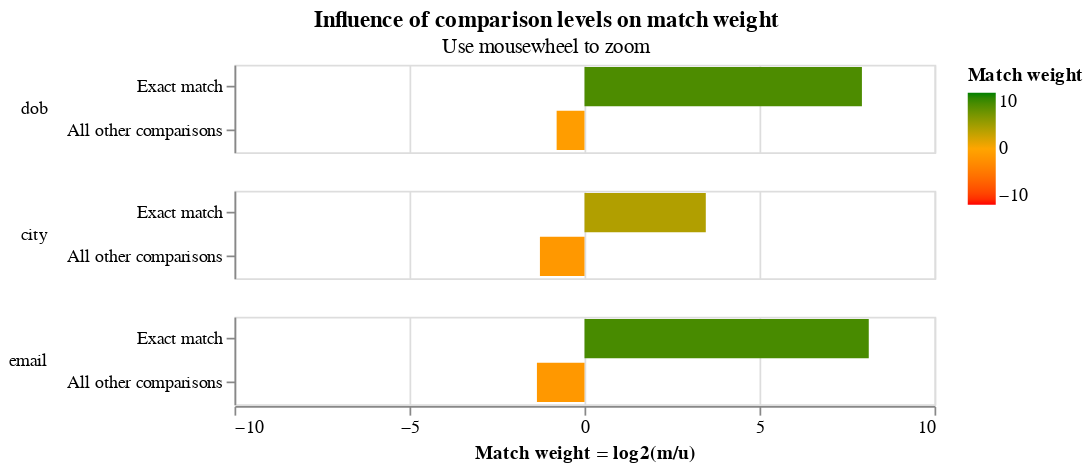

Here is the notebook cell this chart was saved with:
### Markdown cell above
We then use the expectation maximisation algorithm to train the `m` values.

Note that in this first EM training session we block on `first_name` and `surname`, meaning that all comparisons will have `first_name` and `surname` exactly equal.   This means that, in this training session, we cannot estimate parameter estimates for the `first_name` or `surname` columns, as seen in the log messages, and their absence from the match weights chart.

### Code cell
training_blocking_rule = "l.first_name = r.first_name and l.surname = r.surname"
training_session_names = linker.train_m_using_expectation_maximisation(training_blocking_rule)

c = training_session_names.match_weights_interactive_history_chart()

### Figure 1 — Vega-Lite specification as saved in the notebook (floating-point values rounded to 4 significant figures)
{"config": {"view": {"width": 400, "height": 50}, "mark": {"tooltip": null}, "title": {"anchor": "middle"}, "header": {"title": null}}, "params": [{"name": "iteration_number", "value": 5, "bind": {"input": "range", "min": 0, "max": 5, "step": 1}, "description": "Filter by the interation number"}], "data": {"values": [{"comparison_name": "dob", "sql_condition": "dob_l = dob_r", "label_for_charts": "Exact match", "m_probability": 0.95, "u_probability": 0.001748, "m_probability_description": "Amongst truly matching record comparisons, 95.00% of records are in the exact match comparison level", "u_probability_description": "Amongst truly non-matching record comparisons, 0.17% of records are in the exact match comparison level", "has_tf_adjustments": false, "tf_adjustment_column": null, "tf_adjustment_weight": 1.0, "is_null_level": false, "bayes_factor": 543.6, "log2_bayes_factor": 9.086, "comparison_vector_value": 1, "max_comparison_vector_value": 1, "bayes_factor_description": "If comparison level is `exact match` then comparison is 543.56 times more likely to be a match", "iteration": 0, "proportion_of_matches": 0.901}, {"comparison_name": "dob", "sql_condition": "ELSE", "label_for_charts": "All other comparisons", "m_probability": 0.05, "u_probability": 0.9983, "m_probability_description": "Amongst truly matching record comparisons, 5.00% of records are in the all other comparisons comparison level", "u_probability_description": "Amongst truly non-matching record comparisons, 99.83% of records are in the all other comparisons comparison level", "has_tf_adjustments": false, "tf_adjustment_column": null, "tf_adjustment_weight": 1.0, "is_null_level": false, "bayes_factor": 0.05009, "log2_bayes_factor": -4.319, "comparison_vector_value": 0, "max_comparison_vector_value": 1, "bayes_factor_description": "If comparison level is `all other comparisons` then comparison is  19.97 times less likely to be a match", "iteration": 0, "proportion_of_matches": 0.901}, {"comparison_name": "city", "sql_condition": "city_l = city_r", "label_for_charts": "Exact match", "m_probability": 0.95, "u_probability": 0.05515, "m_probability_description": "Amongst truly matching record comparisons, 95.00% of records are in the exact match comparison level", "u_probability_description": "Amongst truly non-matching record comparisons, 5.51% of records are in the exact match comparison level", "has_tf_adjustments": true, "tf_adjustment_column": "city", "tf_adjustment_weight": 1.0, "is_null_level": false, "bayes_factor": 17.23, "log2_bayes_factor": 4.107, "comparison_vector_value": 1, "max_comparison_vector_value": 1, "bayes_factor_description": "If comparison level is `exact match` then comparison is 17.23 times more likely to be a match", "iteration": 0, "proportion_of_matches": 0.901}, {"comparison_name": "city", "sql_condition": "ELSE", "label_for_charts": "All other comparisons", "m_probability": 0.05, "u_probability": 0.9449, "m_probability_description": "Amongst truly matching record comparisons, 5.00% of records are in the all other comparisons comparison level", "u_probability_description": "Amongst truly non-matching record comparisons, 94.49% of records are in the all other comparisons comparison level", "has_tf_adjustments": false, "tf_adjustment_column": null, "tf_adjustment_weight": 1.0, "is_null_level": false, "bayes_factor": 0.05292, "log2_bayes_factor": -4.24, "comparison_vector_value": 0, "max_comparison_vector_value": 1, "bayes_factor_description": "If comparison level is `all other comparisons` then comparison is  18.90 times less likely to be a match", "iteration": 0, "proportion_of_matches": 0.901}, {"comparison_name": "email", "sql_condition": "email_l = email_r", "label_for_charts": "Exact match", "m_probability": 0.95, "u_probability": 0.002194, "m_probability_description": "Amongst truly matching record comparisons, 95.00% of records are in the exact match comparison level", "u_probability_description": "Amongst truly non-matching record comparisons, 0.22% of records are in the exact match comparison level", "has_tf_adjustments": false, "tf_adjustment_column": null, "tf_adjustment_weight": 1.0, "is_null_level": false, "bayes_factor": 433.0, "log2_bayes_factor": 8.758, "comparison_vector_value": 1, "max_comparison_vector_value": 1, "bayes_factor_description": "If comparison level is `exact match` then comparison is 433.02 times more likely to be a match", "iteration": 0, "proportion_of_matches": 0.901}, {"comparison_name": "email", "sql_condition": "ELSE", "label_for_charts": "All other comparisons", "m_probability": 0.05, "u_probability": 0.9978, "m_probability_description": "Amongst truly matching record comparisons, 5.00% of records are in the all other comparisons comparison level", "u_probability_description": "Amongst truly non-matching record comparisons, 99.78% of records are in the all other comparisons comparison level", "has_tf_adjustments": false, "tf_adjustment_column": null, "tf_adjustment_weight": 1.0, "is_null_level": false, "bayes_factor": 0.05011, "log2_bayes_factor": -4.319, "comparison_vector_value": 0, "max_comparison_vector_value": 1, "bayes_factor_description": "If comparison level is `all other comparisons` then comparison is  19.96 times less likely to be a match", "iteration": 0, "proportion_of_matches": 0.901}, {"comparison_name": "dob", "sql_condition": "dob_l = dob_r", "label_for_charts": "Exact match", "m_probability": 0.4585, "u_probability": 0.001748, "m_probability_description": "Amongst truly matching record comparisons, 45.85% of records are in the exact match comparison level", "u_probability_description": "Amongst truly non-matching record comparisons, 0.17% of records are in the exact match comparison level", "has_tf_adjustments": false, "tf_adjustment_column": null, "tf_adjustment_weight": 1.0, "is_null_level": false, "bayes_factor": 262.3, "log2_bayes_factor": 8.035, "comparison_vector_value": 1, "max_comparison_vector_value": 1, "bayes_factor_description": "If comparison level is `exact match` then comparison is 262.34 times more likely to be a match", "iteration": 1, "proportion_of_matches": 0.901}, {"comparison_name": "dob", "sql_condition": "ELSE", "label_for_charts": "All other comparisons", "m_probability": 0.5415, "u_probability": 0.9983, "m_probability_description": "Amongst truly matching record comparisons, 54.15% of records are in the all other comparisons comparison level", "u_probability_description": "Amongst truly non-matching record comparisons, 99.83% of records are in the all other comparisons comparison level", "has_tf_adjustments": false, "tf_adjustment_column": null, "tf_adjustment_weight": 1.0, "is_null_level": false, "bayes_factor": 0.5424, "log2_bayes_factor": -0.8825, "comparison_vector_value": 0, "max_comparison_vector_value": 1, "bayes_factor_description": "If comparison level is `all other comparisons` then comparison is  1.84 times less likely to be a match", "iteration": 1, "proportion_of_matches": 0.901}, {"comparison_name": "city", "sql_condition": "city_l = city_r", "label_for_charts": "Exact match", "m_probability": 0.6599, "u_probability": 0.05515, "m_probability_description": "Amongst truly matching record comparisons, 65.99% of records are in the exact match comparison level", "u_probability_description": "Amongst truly non-matching record comparisons, 5.51% of records are in the exact match comparison level", "has_tf_adjustments": true, "tf_adjustment_column": "city", "tf_adjustment_weight": 1.0, "is_null_level": false, "bayes_factor": 11.97, "log2_bayes_factor": 3.581, "comparison_vector_value": 1, "max_comparison_vector_value": 1, "bayes_factor_description": "If comparison level is `exact match` then comparison is 11.97 times more likely to be a match", "iteration": 1, "proportion_of_matches": 0.901}, {"comparison_name": "city", "sql_condition": "ELSE", "label_for_charts": "All other comparisons", "m_probability": 0.3401, "u_probability": 0.9449, "m_probability_description": "Amongst truly matching record comparisons, 34.01% of records are in the all other comparisons comparison level", "u_probability_description": "Amongst truly non-matching record comparisons, 94.49% of records are in the all other comparisons comparison level", "has_tf_adjustments": false, "tf_adjustment_column": null, "tf_adjustment_weight": 1.0, "is_null_level": false, "bayes_factor": 0.3599, "log2_bayes_factor": -1.474, "comparison_vector_value": 0, "max_comparison_vector_value": 1, "bayes_factor_description": "If comparison level is `all other comparisons` then comparison is  2.78 times less likely to be a match", "iteration": 1, "proportion_of_matches": 0.901}, {"comparison_name": "email", "sql_condition": "email_l = email_r", "label_for_charts": "Exact match", "m_probability": 0.6655, "u_probability": 0.002194, "m_probability_description": "Amongst truly matching record comparisons, 66.55% of records are in the exact match comparison level", "u_probability_description": "Amongst truly non-matching record comparisons, 0.22% of records are in the exact match comparison level", "has_tf_adjustments": false, "tf_adjustment_column": null, "tf_adjustment_weight": 1.0, "is_null_level": false, "bayes_factor": 303.3, "log2_bayes_factor": 8.245, "comparison_vector_value": 1, "max_comparison_vector_value": 1, "bayes_factor_description": "If comparison level is `exact match` then comparison is 303.35 times more likely to be a match", "iteration": 1, "proportion_of_matches": 0.901}, {"comparison_name": "email", "sql_condition": "ELSE", "label_for_charts": "All other comparisons", "m_probability": 0.3345, "u_probability": 0.9978, "m_probability_description": "Amongst truly matching record comparisons, 33.45% of records are in the all other comparisons comparison level", "u_probability_description": "Amongst truly non-matching record comparisons, 99.78% of records are in the all other comparisons comparison level", "has_tf_adjustments": false, "tf_adjustment_column": null, "tf_adjustment_weight": 1.0, "is_null_level": false, "bayes_factor": 0.3352, "log2_bayes_factor": -1.577, "comparison_vector_value": 0, "max_comparison_vector_value": 1, "bayes_factor_description": "If comparison level is `all other comparisons` then comparison is  2.98 times less likely to be a match", "iteration": 1, "proportion_of_matches": 0.901}, {"comparison_name": "dob", "sql_condition": "dob_l = dob_r", "label_for_charts": "Exact match", "m_probability": 0.4453, "u_probability": 0.001748, "m_probability_description": "Amongst truly matching record comparisons, 44.53% of records are in the exact match comparison level", "u_probability_description": "Amongst truly non-matching record comparisons, 0.17% of records are in the exact match comparison level", "has_tf_adjustments": false, "tf_adjustment_column": null, "tf_adjustment_weight": 1.0, "is_null_level": false, "bayes_factor": 254.8, "log2_bayes_factor": 7.993, "comparison_vector_value": 1, "max_comparison_vector_value": 1, "bayes_factor_description": "If comparison level is `exact match` then comparison is 254.79 times more likely to be a match", "iteration": 2, "proportion_of_matches": 0.901}, {"comparison_name": "dob", "sql_condition": "ELSE", "label_for_charts": "All other comparisons", "m_probability": 0.5547, "u_probability": 0.9983, "m_probability_description": "Amongst truly matching record comparisons, 55.47% of records are in the all other comparisons comparison level", "u_probability_description": "Amongst truly non-matching record comparisons, 99.83% of records are in the all other comparisons comparison level", "has_tf_adjustments": false, "tf_adjustment_column": null, "tf_adjustment_weight": 1.0, "is_null_level": false, "bayes_factor": 0.5557, "log2_bayes_factor": -0.8477, "comparison_vector_value": 0, "max_comparison_vector_value": 1, "bayes_factor_description": "If comparison level is `all other comparisons` then comparison is  1.80 times less likely to be a match", "iteration": 2, "proportion_of_matches": 0.901}, {"comparison_name": "city", "sql_condition": "city_l = city_r", "label_for_charts": "Exact match", "m_probability": 0.6308, "u_probability": 0.05515, "m_probability_description": "Amongst truly matching record comparisons, 63.08% of records are in the exact match comparison level", "u_probability_description": "Amongst truly non-matching record comparisons, 5.51% of records are in the exact match comparison level", "has_tf_adjustments": true, "tf_adjustment_column": "city", "tf_adjustment_weight": 1.0, "is_null_level": false, "bayes_factor": 11.44, "log2_bayes_factor": 3.516, "comparison_vector_value": 1, "max_comparison_vector_value": 1, "bayes_factor_description": "If comparison level is `exact match` then comparison is 11.44 times more likely to be a match", "iteration": 2, "proportion_of_matches": 0.901}, {"comparison_name": "city", "sql_condition": "ELSE", "label_for_charts": "All other comparisons", "m_probability": 0.3692, "u_probability": 0.9449, "m_probability_description": "Amongst truly matching record comparisons, 36.92% of records are in the all other comparisons comparison level", "u_probability_description": "Amongst truly non-matching record comparisons, 94.49% of records are in the all other comparisons comparison level", "has_tf_adjustments": false, "tf_adjustment_column": null, "tf_adjustment_weight": 1.0, "is_null_level": false, "bayes_factor": 0.3908, "log2_bayes_factor": -1.356, "comparison_vector_value": 0, "max_comparison_vector_value": 1, "bayes_factor_description": "If comparison level is `all other comparisons` then comparison is  2.56 times less likely to be a match", "iteration": 2, "proportion_of_matches": 0.901}, {"comparison_name": "email", "sql_condition": "email_l = email_r", "label_for_charts": "Exact match", "m_probability": 0.6377, "u_probability": 0.002194, "m_probability_description": "Amongst truly matching record comparisons, 63.77% of records are in the exact match comparison level", "u_probability_description": "Amongst truly non-matching record comparisons, 0.22% of records are in the exact match comparison level", "has_tf_adjustments": false, "tf_adjustment_column": null, "tf_adjustment_weight": 1.0, "is_null_level": false, "bayes_factor": 290.7, "log2_bayes_factor": 8.183, "comparison_vector_value": 1, "max_comparison_vector_value": 1, "bayes_factor_description": "If comparison level is `exact match` then comparison is 290.69 times more likely to be a match", "iteration": 2, "proportion_of_matches": 0.901}, {"comparison_name": "email", "sql_condition": "ELSE", "label_for_charts": "All other comparisons", "m_probability": 0.3623, "u_probability": 0.9978, "m_probability_description": "Amongst truly matching record comparisons, 36.23% of records are in the all other comparisons comparison level", "u_probability_description": "Amongst truly non-matching record comparisons, 99.78% of records are in the all other comparisons comparison level", "has_tf_adjustments": false, "tf_adjustment_column": null, "tf_adjustment_weight": 1.0, "is_null_level": false, "bayes_factor": 0.3631, "log2_bayes_factor": -1.462, "comparison_vector_value": 0, "max_comparison_vector_value": 1, "bayes_factor_description": "If comparison level is `all other comparisons` then comparison is  2.75 times less likely to be a match", "iteration": 2, "proportion_of_matches": 0.901}, {"comparison_name": "dob", "sql_condition": "dob_l = dob_r", "label_for_charts": "Exact match", "m_probability": 0.436, "u_probability": 0.001748, "m_probability_description": "Amongst truly matching record comparisons, 43.60% of records are in the exact match comparison level", "u_probability_description": "Amongst truly non-matching record comparisons, 0.17% of records are in the exact match comparison level", "has_tf_adjustments": false, "tf_adjustment_column": null, "tf_adjustment_weight": 1.0, "is_null_level": false, "bayes_factor": 249.5, "log2_bayes_factor": 7.963, "comparison_vector_value": 1, "max_comparison_vector_value": 1, "bayes_factor_description": "If comparison level is `exact match` then comparison is 249.49 times more likely to be a match", "iteration": 3, "proportion_of_matches": 0.901}, {"comparison_name": "dob", "sql_condition": "ELSE", "label_for_charts": "All other comparisons", "m_probability": 0.564, "u_probability": 0.9983, "m_probability_description": "Amongst truly matching record comparisons, 56.40% of records are in the all other comparisons comparison level", "u_probability_description": "Amongst truly non-matching record comparisons, 99.83% of records are in the all other comparisons comparison level", "has_tf_adjustments": false, "tf_adjustment_column": null, "tf_adjustment_weight": 1.0, "is_null_level": false, "bayes_factor": 0.5649, "log2_bayes_factor": -0.8238, "comparison_vector_value": 0, "max_comparison_vector_value": 1, "bayes_factor_description": "If comparison level is `all other comparisons` then comparison is  1.77 times less likely to be a match", "iteration": 3, "proportion_of_matches": 0.901}, {"comparison_name": "city", "sql_condition": "city_l = city_r", "label_for_charts": "Exact match", "m_probability": 0.6208, "u_probability": 0.05515, "m_probability_description": "Amongst truly matching record comparisons, 62.08% of records are in the exact match comparison level", "u_probability_description": "Amongst truly non-matching record comparisons, 5.51% of records are in the exact match comparison level", "has_tf_adjustments": true, "tf_adjustment_column": "city", "tf_adjustment_weight": 1.0, "is_null_level": false, "bayes_factor": 11.26, "log2_bayes_factor": 3.493, "comparison_vector_value": 1, "max_comparison_vector_value": 1, "bayes_factor_description": "If comparison level is `exact match` then comparison is 11.26 times more likely to be a match", "iteration": 3, "proportion_of_matches": 0.901}, {"comparison_name": "city", "sql_condition": "ELSE", "label_for_charts": "All other comparisons", "m_probability": 0.3792, "u_probability": 0.9449, "m_probability_description": "Amongst truly matching record comparisons, 37.92% of records are in the all other comparisons comparison level", "u_probability_description": "Amongst truly non-matching record comparisons, 94.49% of records are in the all other comparisons comparison level", "has_tf_adjustments": false, "tf_adjustment_column": null, "tf_adjustment_weight": 1.0, "is_null_level": false, "bayes_factor": 0.4014, "log2_bayes_factor": -1.317, "comparison_vector_value": 0, "max_comparison_vector_value": 1, "bayes_factor_description": "If comparison level is `all other comparisons` then comparison is  2.49 times less likely to be a match", "iteration": 3, "proportion_of_matches": 0.901}, {"comparison_name": "email", "sql_condition": "email_l = email_r", "label_for_charts": "Exact match", "m_probability": 0.6256, "u_probability": 0.002194, "m_probability_description": "Amongst truly matching record comparisons, 62.56% of records are in the exact match comparison level", "u_probability_description": "Amongst truly non-matching record comparisons, 0.22% of records are in the exact match comparison level", "has_tf_adjustments": false, "tf_adjustment_column": null, "tf_adjustment_weight": 1.0, "is_null_level": false, "bayes_factor": 285.2, "log2_bayes_factor": 8.156, "comparison_vector_value": 1, "max_comparison_vector_value": 1, "bayes_factor_description": "If comparison level is `exact match` then comparison is 285.16 times more likely to be a match", "iteration": 3, "proportion_of_matches": 0.901}, {"comparison_name": "email", "sql_condition": "ELSE", "label_for_charts": "All other comparisons", "m_probability": 0.3744, "u_probability": 0.9978, "m_probability_description": "Amongst truly matching record comparisons, 37.44% of records are in the all other comparisons comparison level", "u_probability_description": "Amongst truly non-matching record comparisons, 99.78% of records are in the all other comparisons comparison level", "has_tf_adjustments": false, "tf_adjustment_column": null, "tf_adjustment_weight": 1.0, "is_null_level": false, "bayes_factor": 0.3752, "log2_bayes_factor": -1.414, "comparison_vector_value": 0, "max_comparison_vector_value": 1, "bayes_factor_description": "If comparison level is `all other comparisons` then comparison is  2.67 times less likely to be a match", "iteration": 3, "proportion_of_matches": 0.901}, {"comparison_name": "dob", "sql_condition": "dob_l = dob_r", "label_for_charts": "Exact match", "m_probability": 0.4297, "u_probability": 0.001748, "m_probability_description": "Amongst truly matching record comparisons, 42.97% of records are in the exact match comparison level", "u_probability_description": "Amongst truly non-matching record comparisons, 0.17% of records are in the exact match comparison level", "has_tf_adjustments": false, "tf_adjustment_column": null, "tf_adjustment_weight": 1.0, "is_null_level": false, "bayes_factor": 245.9, "log2_bayes_factor": 7.942, "comparison_vector_value": 1, "max_comparison_vector_value": 1, "bayes_factor_description": "If comparison level is `exact match` then comparison is 245.86 times more likely to be a match", "iteration": 4, "proportion_of_matches": 0.901}, {"comparison_name": "dob", "sql_condition": "ELSE", "label_for_charts": "All other comparisons", "m_probability": 0.5703, "u_probability": 0.9983, "m_probability_description": "Amongst truly matching record comparisons, 57.03% of records are in the all other comparisons comparison level", "u_probability_description": "Amongst truly non-matching record comparisons, 99.83% of records are in the all other comparisons comparison level", "has_tf_adjustments": false, "tf_adjustment_column": null, "tf_adjustment_weight": 1.0, "is_null_level": false, "bayes_factor": 0.5713, "log2_bayes_factor": -0.8077, "comparison_vector_value": 0, "max_comparison_vector_value": 1, "bayes_factor_description": "If comparison level is `all other comparisons` then comparison is  1.75 times less likely to be a match", "iteration": 4, "proportion_of_matches": 0.901}, {"comparison_name": "city", "sql_condition": "city_l = city_r", "label_for_charts": "Exact match", "m_probability": 0.6141, "u_probability": 0.05515, "m_probability_description": "Amongst truly matching record comparisons, 61.41% of records are in the exact match comparison level", "u_probability_description": "Amongst truly non-matching record comparisons, 5.51% of records are in the exact match comparison level", "has_tf_adjustments": true, "tf_adjustment_column": "city", "tf_adjustment_weight": 1.0, "is_null_level": false, "bayes_factor": 11.14, "log2_bayes_factor": 3.477, "comparison_vector_value": 1, "max_comparison_vector_value": 1, "bayes_factor_description": "If comparison level is `exact match` then comparison is 11.14 times more likely to be a match", "iteration": 4, "proportion_of_matches": 0.901}, {"comparison_name": "city", "sql_condition": "ELSE", "label_for_charts": "All other comparisons", "m_probability": 0.3859, "u_probability": 0.9449, "m_probability_description": "Amongst truly matching record comparisons, 38.59% of records are in the all other comparisons comparison level", "u_probability_description": "Amongst truly non-matching record comparisons, 94.49% of records are in the all other comparisons comparison level", "has_tf_adjustments": false, "tf_adjustment_column": null, "tf_adjustment_weight": 1.0, "is_null_level": false, "bayes_factor": 0.4084, "log2_bayes_factor": -1.292, "comparison_vector_value": 0, "max_comparison_vector_value": 1, "bayes_factor_description": "If comparison level is `all other comparisons` then comparison is  2.45 times less likely to be a match", "iteration": 4, "proportion_of_matches": 0.901}, {"comparison_name": "email", "sql_condition": "email_l = email_r", "label_for_charts": "Exact match", "m_probability": 0.6173, "u_probability": 0.002194, "m_probability_description": "Amongst truly matching record comparisons, 61.73% of records are in the exact match comparison level", "u_probability_description": "Amongst truly non-matching record comparisons, 0.22% of records are in the exact match comparison level", "has_tf_adjustments": false, "tf_adjustment_column": null, "tf_adjustment_weight": 1.0, "is_null_level": false, "bayes_factor": 281.4, "log2_bayes_factor": 8.136, "comparison_vector_value": 1, "max_comparison_vector_value": 1, "bayes_factor_description": "If comparison level is `exact match` then comparison is 281.35 times more likely to be a match", "iteration": 4, "proportion_of_matches": 0.901}, {"comparison_name": "email", "sql_condition": "ELSE", "label_for_charts": "All other comparisons", "m_probability": 0.3827, "u_probability": 0.9978, "m_probability_description": "Amongst truly matching record comparisons, 38.27% of records are in the all other comparisons comparison level", "u_probability_description": "Amongst truly non-matching record comparisons, 99.78% of records are in the all other comparisons comparison level", "has_tf_adjustments": false, "tf_adjustment_column": null, "tf_adjustment_weight": 1.0, "is_null_level": false, "bayes_factor": 0.3836, "log2_bayes_factor": -1.382, "comparison_vector_value": 0, "max_comparison_vector_value": 1, "bayes_factor_description": "If comparison level is `all other comparisons` then comparison is  2.61 times less likely to be a match", "iteration": 4, "proportion_of_matches": 0.901}, {"comparison_name": "dob", "sql_condition": "dob_l = dob_r", "label_for_charts": "Exact match", "m_probability": 0.4251, "u_probability": 0.001748, "m_probability_description": "Amongst truly matching record comparisons, 42.51% of records are in the exact match comparison level", "u_probability_description": "Amongst truly non-matching record comparisons, 0.17% of records are in the exact match comparison level", "has_tf_adjustments": false, "tf_adjustment_column": null, "tf_adjustment_weight": 1.0, "is_null_level": false, "bayes_factor": 243.2, "log2_bayes_factor": 7.926, "comparison_vector_value": 1, "max_comparison_vector_value": 1, "bayes_factor_description": "If comparison level is `exact match` then comparison is 243.25 times more likely to be a match", "iteration": 5, "proportion_of_matches": 0.901}, {"comparison_name": "dob", "sql_condition": "ELSE", "label_for_charts": "All other comparisons", "m_probability": 0.5749, "u_probability": 0.9983, "m_probability_description": "Amongst truly matching record comparisons, 57.49% of records are in the all other comparisons comparison level", "u_probability_description": "Amongst truly non-matching record comparisons, 99.83% of records are in the all other comparisons comparison level", "has_tf_adjustments": false, "tf_adjustment_column": null, "tf_adjustment_weight": 1.0, "is_null_level": false, "bayes_factor": 0.5759, "log2_bayes_factor": -0.7962, "comparison_vector_value": 0, "max_comparison_vector_value": 1, "bayes_factor_description": "If comparison level is `all other comparisons` then comparison is  1.74 times less likely to be a match", "iteration": 5, "proportion_of_matches": 0.901}, {"comparison_name": "city", "sql_condition": "city_l = city_r", "label_for_charts": "Exact match", "m_probability": 0.6092, "u_probability": 0.05515, "m_probability_description": "Amongst truly matching record comparisons, 60.92% of records are in the exact match comparison level", "u_probability_description": "Amongst truly non-matching record comparisons, 5.51% of records are in the exact match comparison level", "has_tf_adjustments": true, "tf_adjustment_column": "city", "tf_adjustment_weight": 1.0, "is_null_level": false, "bayes_factor": 11.05, "log2_bayes_factor": 3.466, "comparison_vector_value": 1, "max_comparison_vector_value": 1, "bayes_factor_description": "If comparison level is `exact match` then comparison is 11.05 times more likely to be a match", "iteration": 5, "proportion_of_matches": 0.901}, {"comparison_name": "city", "sql_condition": "ELSE", "label_for_charts": "All other comparisons", "m_probability": 0.3908, "u_probability": 0.9449, "m_probability_description": "Amongst truly matching record comparisons, 39.08% of records are in the all other comparisons comparison level", "u_probability_description": "Amongst truly non-matching record comparisons, 94.49% of records are in the all other comparisons comparison level", "has_tf_adjustments": false, "tf_adjustment_column": null, "tf_adjustment_weight": 1.0, "is_null_level": false, "bayes_factor": 0.4136, "log2_bayes_factor": -1.274, "comparison_vector_value": 0, "max_comparison_vector_value": 1, "bayes_factor_description": "If comparison level is `all other comparisons` then comparison is  2.42 times less likely to be a match", "iteration": 5, "proportion_of_matches": 0.901}, {"comparison_name": "email", "sql_condition": "email_l = email_r", "label_for_charts": "Exact match", "m_probability": 0.6111, "u_probability": 0.002194, "m_probability_description": "Amongst truly matching record comparisons, 61.11% of records are in the exact match comparison level", "u_probability_description": "Amongst truly non-matching record comparisons, 0.22% of records are in the exact match comparison level", "has_tf_adjustments": false, "tf_adjustment_column": null, "tf_adjustment_weight": 1.0, "is_null_level": false, "bayes_factor": 278.6, "log2_bayes_factor": 8.122, "comparison_vector_value": 1, "max_comparison_vector_value": 1, "bayes_factor_description": "If comparison level is `exact match` then comparison is 278.56 times more likely to be a match", "iteration": 5, "proportion_of_matches": 0.901}, {"comparison_name": "email", "sql_condition": "ELSE", "label_for_charts": "All other comparisons", "m_probability": 0.3889, "u_probability": 0.9978, "m_probability_description": "Amongst truly matching record comparisons, 38.89% of records are in the all other comparisons comparison level", "u_probability_description": "Amongst truly non-matching record comparisons, 99.78% of records are in the all other comparisons comparison level", "has_tf_adjustments": false, "tf_adjustment_column": null, "tf_adjustment_weight": 1.0, "is_null_level": false, "bayes_factor": 0.3897, "log2_bayes_factor": -1.359, "comparison_vector_value": 0, "max_comparison_vector_value": 1, "bayes_factor_description": "If comparison level is `all other comparisons` then comparison is  2.57 times less likely to be a match", "iteration": 5, "proportion_of_matches": 0.901}]}, "transform": [{"filter": "(datum.iteration == iteration_number)"}], "mark": {"type": "bar", "clip": true}, "selection": {"zoom_selector": {"type": "interval", "bind": "scales", "encodings": ["x"]}}, "encoding": {"color": {"type": "quantitative", "field": "log2_bayes_factor", "title": "Match weight", "scale": {"range": ["red", "orange", "green"], "domain": [-10, 0, 10]}}, "row": {"type": "nominal", "field": "comparison_name", "sort": {"field": "comparison_sort_order"}, "header": {"labelAngle": 0, "labelAnchor": "middle", "labelAlign": "left"}}, "tooltip": [{"type": "nominal", "field": "comparison_name", "title": "Comparison name"}, {"type": "ordinal", "field": "label_for_charts", "title": "Label"}, {"type": "nominal", "field": "sql_condition", "title": "SQL condition"}, {"type": "quantitative", "field": "m_probability", "format": ".4f", "title": "M probability"}, {"type": "quantitative", "field": "u_probability", "format": ".4f", "title": "U probability"}, {"type": "quantitative", "field": "bayes_factor", "title": "Bayes factor = m/u", "format": ",.4f"}, {"type": "quantitative", "field": "log2_bayes_factor", "title": "Match weight = log2(m/u)", "format": ",.4f"}, {"type": "nominal", "field": "bayes_factor_description", "title": "Match weight description"}], "x": {"type": "quantitative", "axis": {"title": "Match weight = log2(m/u)", "values": [-10, -5, 0, 5, 10]}, "field": "log2_bayes_factor", "scale": {"domain": [-10, 10]}}, "y": {"type": "nominal", "field": "label_for_charts", "axis": {"title": null}, "sort": {"field": "comparison_vector_value", "order": "descending"}}}, "resolve": {"scale": {"y": "independent"}}, "title": {"text": "Influence of comparison levels on match weight", "subtitle": "Use mousewheel to zoom"}, "$schema": "https://vega.github.io/schema/vega-lite/v4.json"}
